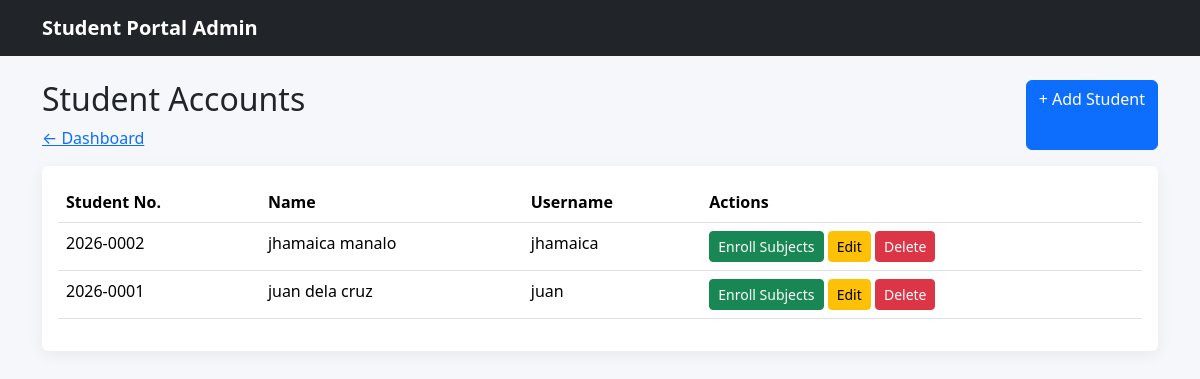
The app's page /jhamaicaaa/admin/students/index.php (signed in), older data.
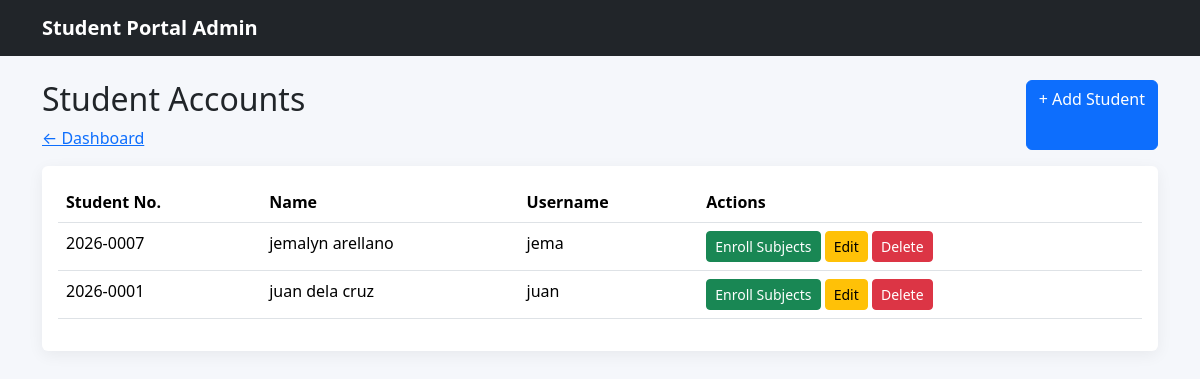
The same page, newer data.
### tables this page shows
CREATE TABLE `users` (
  `id` int(11) NOT NULL,
  `student_no` varchar(30) DEFAULT NULL,
  `full_name` varchar(100) NOT NULL,
  `username` varchar(50) NOT NULL,
  `password` varchar(255) NOT NULL,
  `role` enum('admin','student') NOT NULL DEFAULT 'student'
);

### jhamaicaaa/admin/students/index.php (the view, shortened to what this page needs)
<?php
 include "../../config/database.php";
 $sql = "SELECT * FROM  users WHERE  role='student' ORDER BY id DESC";
 $result = mysqli_query($conn, $sql);
?>
<!doctype html>
<html lang="en">
<head>
    <link
        href="../../assets/vendor/bootstrap/css/bootstrap.min.css"
        rel="stylesheet"
    >
    <link
        href="../../assets/css/style.css"
        rel="stylesheet"
    >
</head>
<body>
    <nav class="navbar navbar-dark bg-dark">
        <div class="container">
            <a
                class="navbar-brand"
                href="dashboard.html"
            >
                Student Portal Admin
            </a>
        </div>
    </nav>
    <div class="container py-4">
        <div class="d-flex justify-content-between mb-3">
            <div>
                <h2>Student Accounts</h2>
                <a href="../dashboard.php">
                    ← Dashboard
                </a>
            </div>
            <a
                class="btn btn-primary"
                href="create.php"
            >
                + Add Student
            </a>
        </div>
        <div class="card">
            <div class="card-body">
                <table class="table table-hover">
                    <thead>
                        <tr>
                            <th>Student No.</th>
                            <th>Name</th>
                            <th>Username</th>
                            <th>Actions</th>
                        </tr>
                    </thead>
                    <tbody>
                         <?php while($row = mysqli_fetch_assoc($result)){?>
                        <tr>
                            <td><?php echo htmlspecialchars($row["student_no"]);?></td>
                            <td>
                                <?php echo htmlspecialchars($row["full_name"]);?>
                            </td>
                            <td>
                                 <?php echo htmlspecialchars($row["username"]);?>
                            </td>
                            <td>
                                <a
                                    class="btn btn-success btn-sm"
                                    href="enroll.html"
                                >
                                    Enroll Subjects
                                </a>
                                <a
                                    class="btn btn-warning btn-sm"
                                    href="edit.php?id=<?php echo $row['id'];?>"
                                >
                                    Edit
                                </a>
                                <a
                                    class="btn btn-danger btn-sm"
                                    href="delete.php?id=<?php echo $row['id'];?>"
                                    onclick= "return confirm('Are you sure want to delete this record?')"
                                >
                                    Delete
                                 </a>
                            </td>
                        </tr>
                     <?php }?>
                    </tbody>
                </table>
            </div>
        </div>
    </div>
</body>
</html>

### jhamaicaaa/assets/css/style.css (style rules this page uses)
body { background: #f5f7fb; }
.navbar-brand { font-weight: 700; }
.card { border: 0; box-shadow: 0 0.25rem 1rem rgba(0,0,0,.06); }

Row changes from the older to the newer data that the page shows:
removed users: student_no "2026-0002", full_name "jhamaica manalo", username "jhamaica"
added users: student_no "2026-0007", full_name "jemalyn arellano", username "jema"
